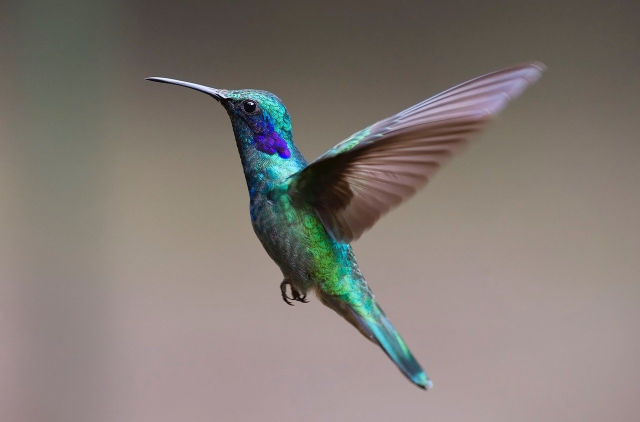
#> input picture fourie_filtering/hummingbird.jpg, 1280 x 843 px (shown at 1/2 size)
$ python task1.py
#> lines starting #> are read from the running program, lines starting #| are printed output that depends on the picture; long printed decimals are rounded
import numpy as np
import cv2
from matplotlib import pyplot as plt


def show_gray_img(img):
    plt.imshow(img, cmap="gray")
    plt.show()


img = cv2.imread("hummingbird.jpg")
#> img is the input picture: shape (843, 1280, 3); mean B, G, R 116.2, 121.9, 130.1
gimg = cv2.cvtColor(img, cv2.COLOR_BGR2GRAY)
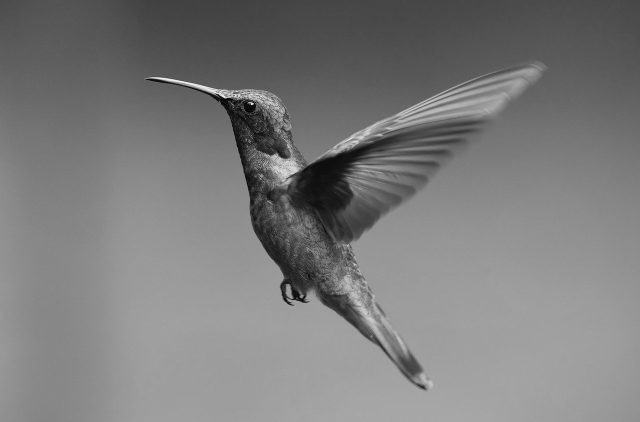
#> gimg: shape (843, 1280) (shown at 1/2 size); min 0, max 254, mean 123.7
rows, cols = gimg.shape
#> rows = 843; cols = 1280
print("img sizes", rows, cols)
#| img sizes 843 1280

f = np.fft.fft2(gimg)
print("fourier pixel at (563,563)", f[563][563])
#| fourier pixel at (563,563) (2712.436+4089.877447344104j)

fshift = np.fft.fftshift(f)
m_f = np.abs(fshift)
print("fourier magnitude min&max", np.min(m_f), np.max(m_f))
#| fourier magnitude min&max 8.566 133459722.000

lm_f = np.log(1+m_f)
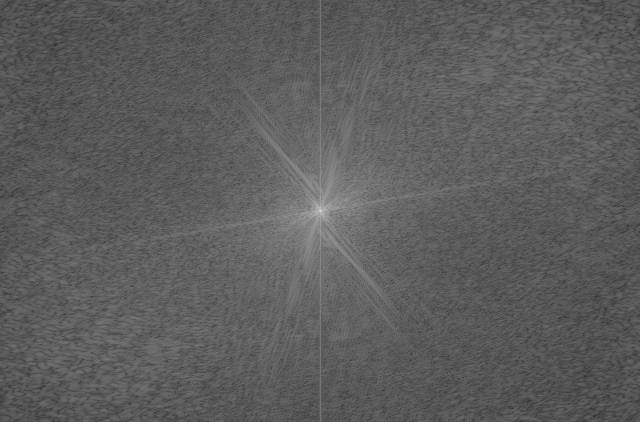
#> lm_f: shape (843, 1280) float64 (shown at 1/2 size); min 2.26, max 18.71, mean 8.26; drawn with min black and max white
show_gray_img(lm_f)
print("the difference between max&min lmf", np.max(lm_f)-np.min(lm_f))
#| the difference between max&min lmf 16.451

shift_index = 40
fshift[rows//2 - shift_index: rows//2 + shift_index,
       cols//2-shift_index: cols//2 + shift_index] = 0
lm_f = np.log(1+np.abs(fshift))
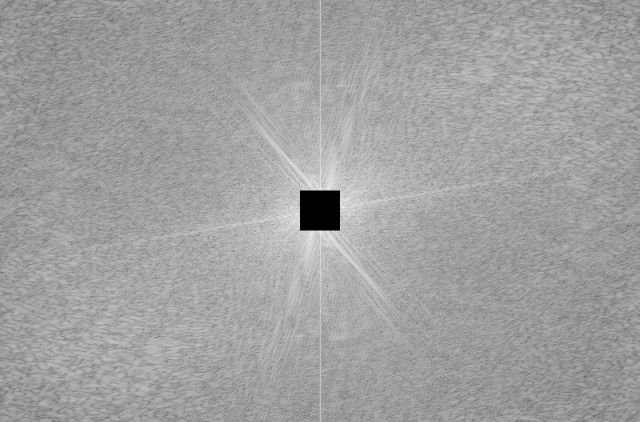
#> lm_f: shape (843, 1280) float64 (shown at 1/2 size); min 0, max 12.99, mean 8.19; drawn with min black and max white
show_gray_img(lm_f)

f_ishift = np.fft.ifftshift(fshift)
img_back = np.fft.ifft2(f_ishift)
img_back = np.abs(img_back)
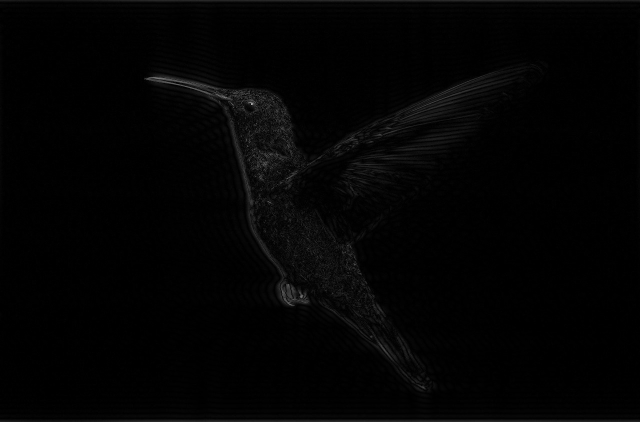
#> img_back: shape (843, 1280) float64 (shown at 1/2 size); min 0.00154, max 198.7, mean 3.7
show_gray_img(img_back)
print("inverse fourier pixel at (624,399)", np.abs(img_back[624][399]))
#| inverse fourier pixel at (624,399) 1.239
